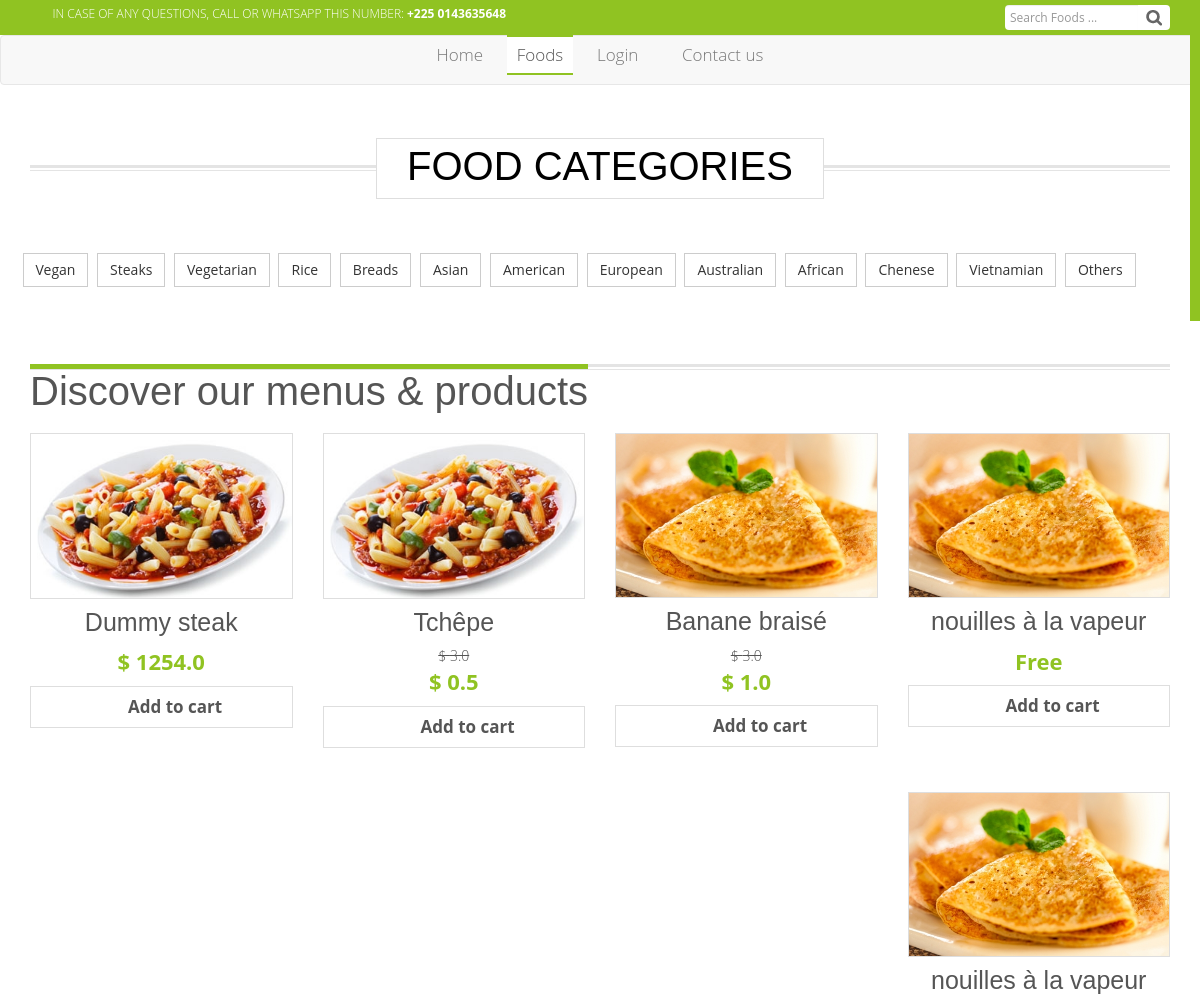
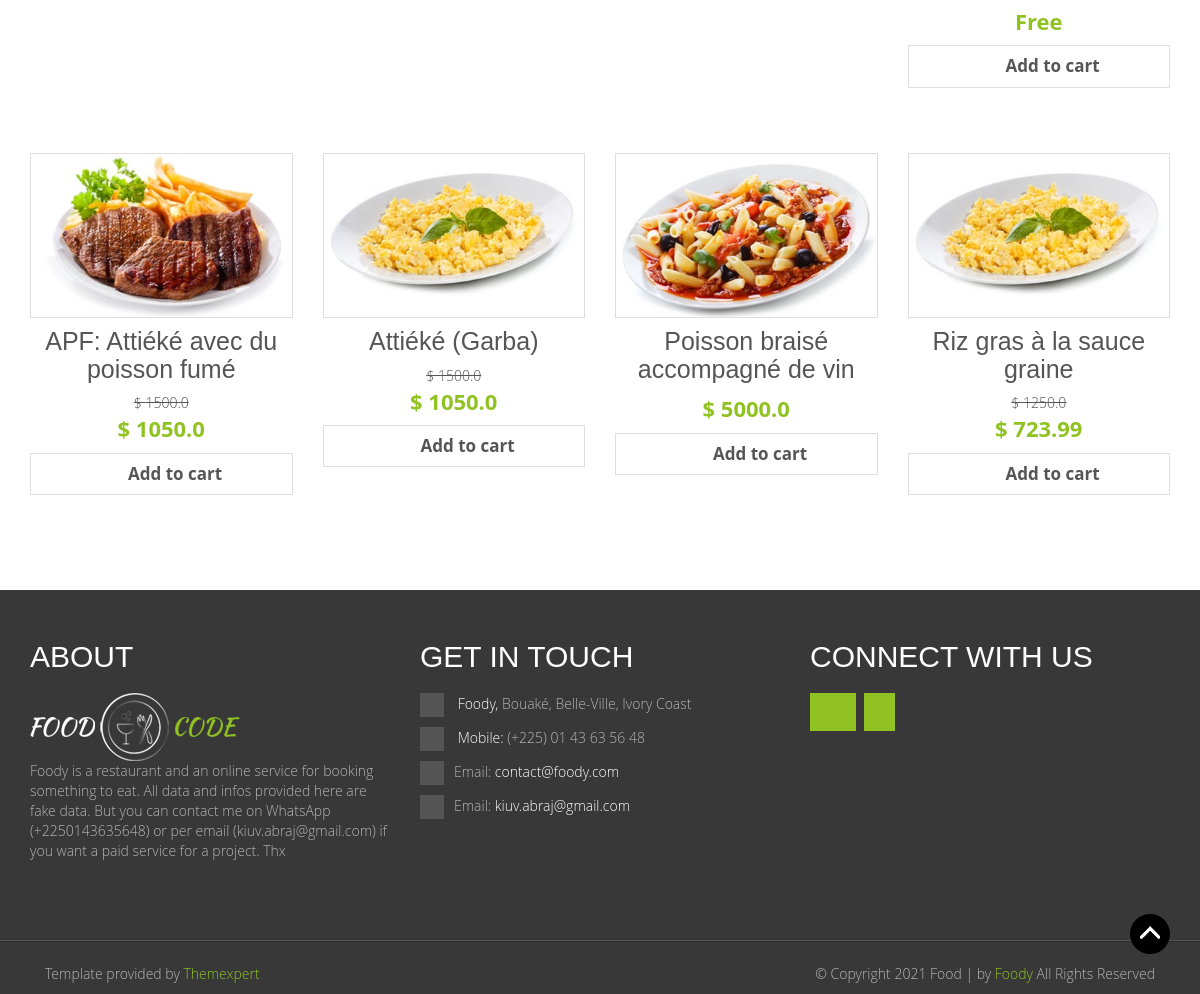
Page /foods/ on the committed database (2 pictures, top to bottom).
### products/models.py (models this page shows, shortened)
class Item(models.Model):
	hit_count_generic = GenericRelation(HitCount,
		object_id_field='object_pk',
		related_query_name='hit_count_generic_relation'
	)
	title = models.CharField(max_length=255)
	slug = models.SlugField( max_length=400,
		help_text='Autofill field')
	description = models.TextField()
	picture = ResizedImageField(
		size=[500, 500],
		quality=100,
		upload_to='images/foods/%Y/%m/',
		help_text="Main picture")
	tags = TaggableManager()
	is_public = models.BooleanField(default=True)
	picture_2 = ResizedImageField(
		size=[500, 500],
		quality=100,
		null=True,
		blank=True,
		upload_to='images/foods/%Y/%m/',
		help_text="Second picture")
	picture_3 = ResizedImageField(
		size=[500, 500],
		quality=100,
		null=True,
		blank=True,
		upload_to='images/foods/%Y/%m/',
		help_text="Third picture")
	is_popular = models.BooleanField(default=False)
	date = models.DateTimeField(auto_now_add=True)
	price = models.FloatField()
	discount_price = models.FloatField(blank=True, null=True,
		help_text='Must be smaller than normal price')
	category = models.CharField(max_length=20, default='others',
		choices=CATEGORY_CHOICES)
	def get_add_to_cart_url(self):
		return reverse("add-food-to-cart", kwargs={
			"id" : self.id,
			"slug" : self.slug,
		})

### website/views.py (the view)
# urls.py: path('foods/', views.food_item_list_view, name='food-list'),
def food_item_list_view(request):
	if 'food' in request.GET:
		item = request.GET['food']
		items_list = Item.objects.filter(
			is_public=True,
			title__icontains=item).order_by('-id')
	else:
		items_list = Item.objects.filter(is_public=True).order_by('-id')
	paginator = Paginator(items_list, 100)
	page = request.GET.get("page")
	items_obj = paginator.get_page(page)
	try:
		items_list = paginator.page(page)
	except PageNotAnInteger:
		items_list = paginator.page(1)
	except EmptyPage:
		items_list = paginator.page(paginator.num_pages)
	context = {
		'items' : items_obj,
		'current_site' : get_current_site(request),
	}
	items = Item.objects.all()
	for item in items:
		update_views(request, item)
	template_name = 'public/items/items_list.html'
	return render(request, template_name, context)

### website/utils.py (called while the page is built)
def update_views(request, object):
    context = {}
    hit_count = get_hitcount_model().objects.get_for_object(object)
    hits = hit_count.hits
    hitcontext = context["hitcount"] = {"pk": hit_count.pk}
    hit_count_response = HitCountMixin.hit_count(request, hit_count)
    if hit_count_response.hit_counted:
        hits = hits+1
        hitcontext["hitcounted"] = hit_count_response.hit_counted
        hitcontext["hit_message"] = hit_count_response.hit_message
        hitcontext["total_hits"] = hits

### templates/public/items/items_list.html (shortened to what this page needs)
{% extends 'public/includes/base.html' %}
{% load i18n %}
{% load static %}
{% load humanize %}
{% load hitcount_tags %}
{% block content %}
	<section id="catagorie">
		<div class="container">
			<div class="row">
				<div class="col-md-12">
					<div class="block">
						<div class="block-heading">
							<h2>FOOD CATEGORIES</h2>
						</div>
						<div class="row">
			        		<div class="p-2">
    			        		<a href="{% url 'food-category' 'vegan' %}" class="btn btn-default btn-transparent m-1" role="button">
    			        			<span>Vegan</span>
    			        		</a>
    				        	<a href="{% url 'food-category' 'steak' %}" class="btn btn-default btn-transparent m-1" role="button">
    				        		<span>Steaks</span>
    				        	</a>
    				        	<a href="{% url 'food-category' 'vegetarian' %}" class="btn btn-default btn-transparent m-1" role="button">
    			        			<span>Vegetarian</span>
    			        		</a>
    				        	<a href="{% url 'food-category' 'rice' %}" class="btn btn-default btn-transparent m-1" role="button">
    				        		<span>Rice</span>
    				        	</a>
    				        	<a href="{% url 'food-category' 'bread' %}" class="btn btn-default btn-transparent m-1" role="button">
    				        		<span>Breads</span>
    				        	</a>
    				        	<a href="{% url 'food-category' 'asian' %}" class="btn btn-default btn-transparent m-1" role="button">
    				        		<span>Asian</span>
    				        	</a>
    				        	<a href="{% url 'food-category' 'american' %}" class="btn btn-default btn-transparent m-1" role="button">
    				        		<span>American</span>
    				        	</a>
    				        	<a href="{% url 'food-category' 'european' %}" class="btn btn-default btn-transparent m-1" role="button">
    				        		<span>European</span>
    				        	</a>
    				        	<a href="{% url 'food-category' 'australian' %}" class="btn btn-default btn-transparent m-1" role="button">
    				        		<span>Australian</span>
    				        	</a>
    				        	<a href="{% url 'food-category' 'african' %}" class="btn btn-default btn-transparent m-1" role="button">
    				        		<span>African</span>
    				        	</a>
    				        	<a href="{% url 'food-category' 'chenese' %}" class="btn btn-default btn-transparent m-1" role="button">
    				        		<span>Chenese</span>
    				        	</a>
    				        	<a href="{% url 'food-category' 'vietnamian' %}" class="btn btn-default btn-transparent m-1" role="button">
    				        		<span>Vietnamian</span>
    				        	</a>
    				        	<a href="{% url 'food-category' 'others' %}" class="btn btn-default btn-transparent m-1" role="button">
    				        		<span>Others</span>
    				        	</a>
			        		</div>
						</div>
					</div>
				</div>
			</div>
		</div>
	</section>
	<section id="products" class="pb-5">
		<div class="container">
			<div class="row">
				<div class="col-md-12">
					<div class="products-heading">
						<h2>Discover our menus & products</h2>
					</div>
				</div>
			</div>
			<div class="row">
				{% for item in items %}
				<div class="col-lg-3 col-md-3">
					<div class="products">
						<a href="{% url 'food-detail' item.id item.slug %}">
							<img src="{{item.picture.url}}" alt="{{item.title}}" title="{{item.title}}">
						</a>
						<a href="{% url 'food-detail' item.id item.slug %}">
							<h5>
								{{item.title}}
							</h5>
						</a>
						{% if item.price == 0.0 %}
						<p class="price">
							Free
						</p>
						{% else %}
						{% if item.discount_price %}
						<del>$ {{item.price}}</del>
						<p class="price">
							$ {{item.discount_price}}
						</p>
						{% else %}
						<p class="price">
							$ {{item.price}}
						</p>
						{% endif %}
						{% endif %}
						<a class="view-link shutter" href="{{ item.get_add_to_cart_url }}">
							<i class="fa fa-plus-circle"></i>
							Add to cart
						</a>
					</div>
				</div>
				{% endfor %}
			</div>
		</div>
	</section>
{% endblock content %}

### static/css/style.css (style rules this page uses)
body { font-family: 'Open Sans', sans-serif; color: #555; font-size: 14px; font-weight: 300; }
h1,h2,h3,h4,h5,h6 { font-family: 'Yanone Kaffeesatz', sans-serif;color: #555 }
h2 { font-size: 40px; }
h5 { font-size: 25px; }
section+section { margin-top: 50px; }
.block-heading { background-image: url("../images/titleBorder.png"); background-repeat: repeat-x; height: 20px; margin: 60px 0; text-align: center; }
.block-heading h2 { background: #fff; display: inline-block; color: #000; margin-top: -28px; padding: 5px 30px 10px 30px; border: 1px solid #dedede; }
#catagorie .block { margin-top: 30px; }
.products-heading { margin-top: 20px; background: url("../images/titleBorder.png"); background-repeat: repeat-x; }
.products-heading h2 { margin: 0px 0 20px ; border-top: 5px solid #90c322; display: inline-block; }
.products { text-align: center; margin-bottom: 65px; cursor: pointer; }
.products a img { width: 100%; border: 1px solid #dedede; -webkit-transition: 0.3s ease-in-out; -moz-transition: 0.3s ease-in-out; -ms-transition: 0.3s ease-in-out; -o-transition: 0.3s ease-in-out; transition: 0.3s ease-in-out; }
.view-link { text-align: center; border: 1px solid #dedede; display: block; padding: 8px 10px; font-size: 17px; color: #555; font-weight: bold; }
.view-link i { padding-right: 10px; color: #555; -webkit-transition: .2s ease-in-out; -moz-transition: .2s ease-in-out; -ms-transition: .2s ease-in-out; -o-transition: .2s ease-in-out; transition: .2s ease-in-out; }
.price { font-size: 22px; color: #90c322; font-weight: bold; margin-bottom: 8px; }
.shutter { position: relative; -webkit-transition: .2s ease-in-out; -moz-transition: .2s ease-in-out; -ms-transition: .2s ease-in-out; -o-transition: .2s ease-in-out; transition: .2s ease-in-out; }
.shutter:before { width: 100%; height: 0; top: 0; left: 0; display: block; content: ""; position: absolute; -webkit-transition: .2s ease-in-out; -moz-transition: .2s ease-in-out; -ms-transition: .2s ease-in-out; -o-transition: .2s ease-in-out; transition: .2s ease-in-out; z-index: -1; }
.btn-transparent { position: relative; border-radius: 0; }
.btn-transparent:before { position: absolute; width: 100%; height: 0; content: ""; display: block; top: 0; left: 0; z-index: 3; -webkit-transition: .2s ease-in-out; -moz-transition: .2s ease-in-out; -ms-transition: .2s ease-in-out; -o-transition: .2s ease-in-out; transition: .2s ease-in-out; }
.btn-transparent span { z-index: 5; position: relative; -webkit-transition: .2s ease-in-out; -moz-transition: .2s ease-in-out; -ms-transition: .2s ease-in-out; -o-transition: .2s ease-in-out; transition: .2s ease-in-out; }

### static/css/margins.css (style rules this page uses)
.m-1 { margin: 0.25rem !important; }
.p-2 { padding: 0.5rem !important; }
.pb-5, .py-5 { padding-bottom: 3rem !important; }

### rows in the picture
Item: picture (picture), title "Dummy steak", price "1254.0"
Item: picture (picture), title "Tchêpe", price "3.0", discount_price "0.5"
Item: picture (picture), title "Banane braisé", price "3.0", discount_price "1.0"
Item: picture (picture), title "nouilles à la vapeur", price "Free"
Item: picture (picture), title "nouilles à la vapeur", price "Free"
Item: picture (picture), title "APF: Attiéké avec du poisson fumé", price "1500.0", discount_price "1050.0"
Item: picture (picture), title "Attiéké (Garba)", price "1500.0", discount_price "1050.0"
Item: picture (picture), title "Poisson braisé accompagné de vin", price "5000.0"
Item: picture (picture), title "Riz gras à la sauce graine", price "1250.0", discount_price "723.99"
